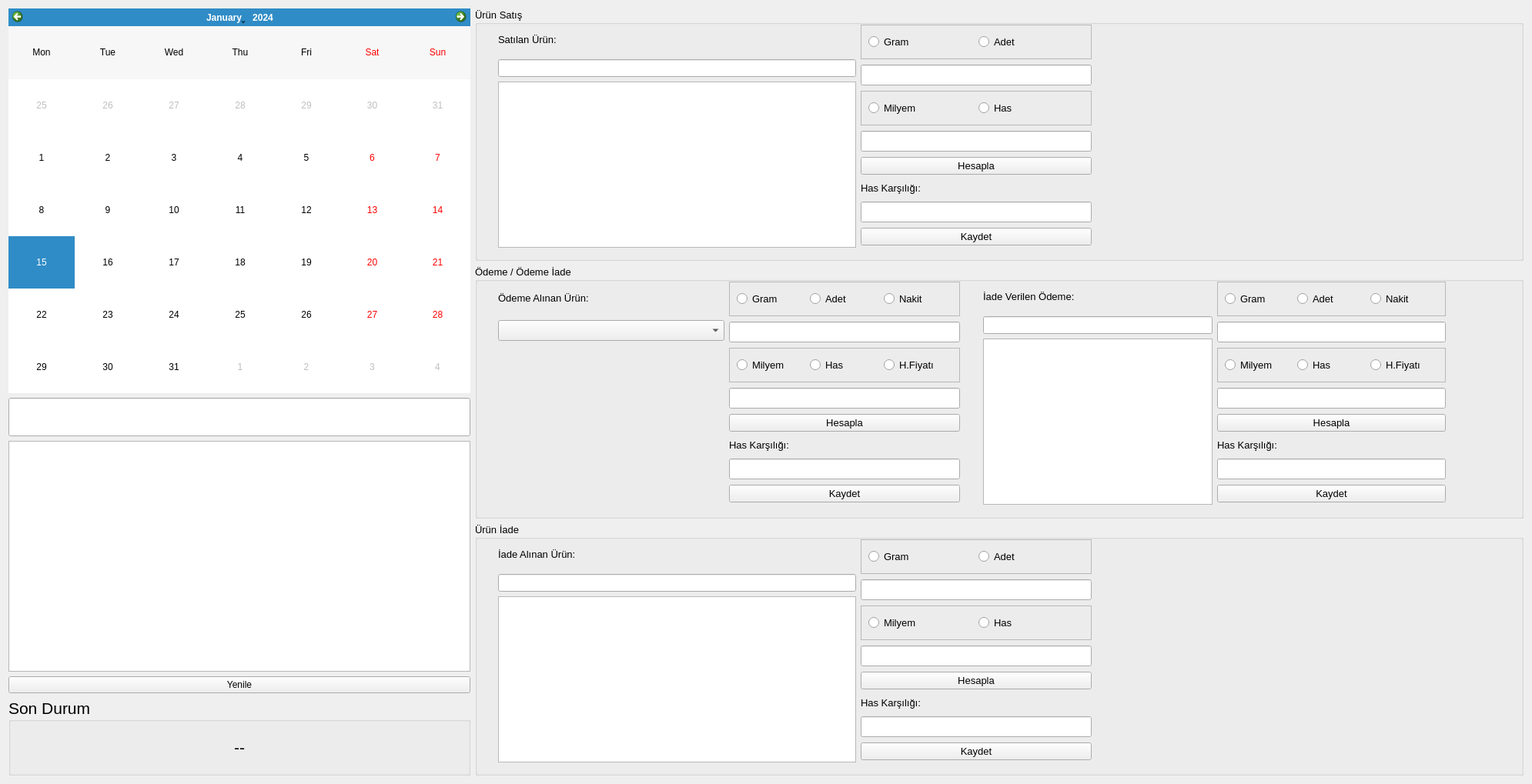
<?xml version="1.0" encoding="UTF-8"?>
<ui version="4.0">
 <class>musteriSatisOdemeIade</class>
 <widget class="QWidget" name="musteriSatisOdemeIade">
  <property name="geometry">
   <rect>
    <x>0</x>
    <y>0</y>
    <width>1990</width>
    <height>1019</height>
   </rect>
  </property>
  <property name="font">
   <font>
    <weight>50</weight>
    <bold>false</bold>
   </font>
  </property>
  <property name="windowTitle">
   <string>Müşteri Ekranı</string>
  </property>
  <layout class="QGridLayout" name="gridLayout">
   <item row="0" column="2" rowspan="5" colspan="2">
    <layout class="QVBoxLayout" name="verticalLayout_2">
     <item>
      <widget class="QGroupBox" name="groupBox">
       <property name="font">
        <font>
         <pointsize>10</pointsize>
        </font>
       </property>
       <property name="title">
        <string>Ürün Satış</string>
       </property>
       <property name="flat">
        <bool>false</bool>
       </property>
       <property name="checkable">
        <bool>false</bool>
       </property>
       <widget class="QWidget" name="layoutWidget_4">
        <property name="geometry">
         <rect>
          <x>30</x>
          <y>20</y>
          <width>771</width>
          <height>301</height>
         </rect>
        </property>
        <layout class="QHBoxLayout" name="horizontalLayout_35">
         <property name="bottomMargin">
          <number>10</number>
         </property>
         <item>
          <layout class="QVBoxLayout" name="verticalLayout_22">
           <item>
            <widget class="QLabel" name="label_34">
             <property name="minimumSize">
              <size>
               <width>0</width>
               <height>40</height>
              </size>
             </property>
             <property name="text">
              <string>Satılan Ürün:</string>
             </property>
            </widget>
           </item>
           <item>
            <widget class="QLineEdit" name="lineEdit">
             <property name="sizePolicy">
              <sizepolicy hsizetype="Expanding" vsizetype="Preferred">
               <horstretch>0</horstretch>
               <verstretch>0</verstretch>
              </sizepolicy>
             </property>
             <property name="minimumSize">
              <size>
               <width>450</width>
               <height>0</height>
              </size>
             </property>
            </widget>
           </item>
           <item>
            <widget class="QTableView" name="tableView">
             <property name="sizePolicy">
              <sizepolicy hsizetype="Expanding" vsizetype="Expanding">
               <horstretch>0</horstretch>
               <verstretch>0</verstretch>
              </sizepolicy>
             </property>
            </widget>
           </item>
          </layout>
         </item>
         <item>
          <layout class="QVBoxLayout" name="verticalLayout_23">
           <item>
            <layout class="QHBoxLayout" name="horizontalLayout_36">
             <item>
              <widget class="QFrame" name="frame_15">
               <property name="maximumSize">
                <size>
                 <width>16777215</width>
                 <height>45</height>
                </size>
               </property>
               <property name="frameShape">
                <enum>QFrame::StyledPanel</enum>
               </property>
               <property name="frameShadow">
                <enum>QFrame::Raised</enum>
               </property>
               <layout class="QHBoxLayout" name="horizontalLayout_37">
                <item>
                 <widget class="QRadioButton" name="radioB_MusteriSatisGram">
                  <property name="text">
                   <string>Gram</string>
                  </property>
                 </widget>
                </item>
                <item>
                 <widget class="QRadioButton" name="radioB_MusteriSatisHas">
                  <property name="text">
                   <string>Adet</string>
                  </property>
                 </widget>
                </item>
               </layout>
              </widget>
             </item>
            </layout>
           </item>
           <item>
            <widget class="QLineEdit" name="line_MusteriSatisGramHas">
             <property name="minimumSize">
              <size>
               <width>294</width>
               <height>0</height>
              </size>
             </property>
             <property name="maximumSize">
              <size>
               <width>300</width>
               <height>27</height>
              </size>
             </property>
            </widget>
           </item>
           <item>
            <layout class="QHBoxLayout" name="horizontalLayout_38">
             <item>
              <widget class="QFrame" name="frame_16">
               <property name="maximumSize">
                <size>
                 <width>16777215</width>
                 <height>45</height>
                </size>
               </property>
               <property name="frameShape">
                <enum>QFrame::StyledPanel</enum>
               </property>
               <property name="frameShadow">
                <enum>QFrame::Raised</enum>
               </property>
               <layout class="QHBoxLayout" name="horizontalLayout_39">
                <item>
                 <widget class="QRadioButton" name="radioB_MusteriSatisMilyem">
                  <property name="text">
                   <string>Milyem</string>
                  </property>
                 </widget>
                </item>
                <item>
                 <widget class="QRadioButton" name="radioB_MusteriSatisAdet">
                  <property name="text">
                   <string>Has</string>
                  </property>
                 </widget>
                </item>
               </layout>
              </widget>
             </item>
            </layout>
           </item>
           <item>
            <widget class="QLineEdit" name="line_MusteriSatisMilyemAdet">
             <property name="minimumSize">
              <size>
               <width>201</width>
               <height>27</height>
              </size>
             </property>
             <property name="maximumSize">
              <size>
               <width>300</width>
               <height>27</height>
              </size>
             </property>
            </widget>
           </item>
           <item>
            <widget class="QPushButton" name="pushB_MusteriSatisHesapla">
             <property name="text">
              <string>Hesapla</string>
             </property>
            </widget>
           </item>
           <item>
            <widget class="QLabel" name="label_35">
             <property name="maximumSize">
              <size>
               <width>209</width>
               <height>21</height>
              </size>
             </property>
             <property name="text">
              <string>Has Karşılığı:</string>
             </property>
            </widget>
           </item>
           <item>
            <widget class="QLineEdit" name="line_MusteriSatisHasKarsiligi">
             <property name="maximumSize">
              <size>
               <width>300</width>
               <height>27</height>
              </size>
             </property>
            </widget>
           </item>
           <item>
            <widget class="QPushButton" name="pushB_MusteriSatisKaydet">
             <property name="text">
              <string>Kaydet</string>
             </property>
            </widget>
           </item>
          </layout>
         </item>
        </layout>
       </widget>
      </widget>
     </item>
     <item>
      <widget class="QGroupBox" name="groupBox_2">
       <property name="font">
        <font>
         <pointsize>10</pointsize>
        </font>
       </property>
       <property name="title">
        <string>Ödeme / Ödeme İade</string>
       </property>
       <widget class="QWidget" name="layoutWidget_3">
        <property name="geometry">
         <rect>
          <x>30</x>
          <y>20</y>
          <width>601</width>
          <height>291</height>
         </rect>
        </property>
        <layout class="QHBoxLayout" name="horizontalLayout_30">
         <item>
          <layout class="QVBoxLayout" name="verticalLayout_20">
           <item>
            <widget class="QLabel" name="label_32">
             <property name="minimumSize">
              <size>
               <width>0</width>
               <height>45</height>
              </size>
             </property>
             <property name="text">
              <string>Ödeme Alınan Ürün:</string>
             </property>
            </widget>
           </item>
           <item>
            <widget class="QComboBox" name="comboB_MusteriOdemeUrunu">
             <property name="minimumSize">
              <size>
               <width>294</width>
               <height>27</height>
              </size>
             </property>
             <property name="maximumSize">
              <size>
               <width>209</width>
               <height>27</height>
              </size>
             </property>
            </widget>
           </item>
           <item>
            <spacer name="verticalSpacer_9">
             <property name="orientation">
              <enum>Qt::Vertical</enum>
             </property>
             <property name="sizeHint" stdset="0">
              <size>
               <width>20</width>
               <height>40</height>
              </size>
             </property>
            </spacer>
           </item>
          </layout>
         </item>
         <item>
          <layout class="QVBoxLayout" name="verticalLayout_21">
           <item>
            <layout class="QHBoxLayout" name="horizontalLayout_31">
             <item>
              <widget class="QFrame" name="frame_13">
               <property name="maximumSize">
                <size>
                 <width>16777215</width>
                 <height>45</height>
                </size>
               </property>
               <property name="frameShape">
                <enum>QFrame::StyledPanel</enum>
               </property>
               <property name="frameShadow">
                <enum>QFrame::Raised</enum>
               </property>
               <layout class="QHBoxLayout" name="horizontalLayout_32">
                <item>
                 <widget class="QRadioButton" name="radioB_MusteriOdemeGram">
                  <property name="text">
                   <string>Gram</string>
                  </property>
                 </widget>
                </item>
                <item>
                 <widget class="QRadioButton" name="radioB_MusteriOdemeHas">
                  <property name="text">
                   <string>Adet</string>
                  </property>
                 </widget>
                </item>
                <item>
                 <widget class="QRadioButton" name="radioB_MusteriOdemeNakit">
                  <property name="text">
                   <string>Nakit</string>
                  </property>
                 </widget>
                </item>
               </layout>
              </widget>
             </item>
            </layout>
           </item>
           <item>
            <widget class="QLineEdit" name="line_MusteriOdemeGramHasNakit">
             <property name="minimumSize">
              <size>
               <width>294</width>
               <height>0</height>
              </size>
             </property>
             <property name="maximumSize">
              <size>
               <width>300</width>
               <height>27</height>
              </size>
             </property>
            </widget>
           </item>
           <item>
            <layout class="QHBoxLayout" name="horizontalLayout_33">
             <item>
              <widget class="QFrame" name="frame_14">
               <property name="maximumSize">
                <size>
                 <width>16777215</width>
                 <height>45</height>
                </size>
               </property>
               <property name="frameShape">
                <enum>QFrame::StyledPanel</enum>
               </property>
               <property name="frameShadow">
                <enum>QFrame::Raised</enum>
               </property>
               <layout class="QHBoxLayout" name="horizontalLayout_34">
                <item>
                 <widget class="QRadioButton" name="radioB_MusteriOdemeMilyem">
                  <property name="text">
                   <string>Milyem</string>
                  </property>
                 </widget>
                </item>
                <item>
                 <widget class="QRadioButton" name="radioB_MusteriOdemeAdet">
                  <property name="text">
                   <string>Has</string>
                  </property>
                 </widget>
                </item>
                <item>
                 <widget class="QRadioButton" name="radioB_MusteriOdemeHFiyati">
                  <property name="text">
                   <string>H.Fiyatı</string>
                  </property>
                 </widget>
                </item>
               </layout>
              </widget>
             </item>
            </layout>
           </item>
           <item>
            <widget class="QLineEdit" name="line_MusteriOdemeMilyemAdetHFiyati">
             <property name="minimumSize">
              <size>
               <width>201</width>
               <height>27</height>
              </size>
             </property>
             <property name="maximumSize">
              <size>
               <width>300</width>
               <height>27</height>
              </size>
             </property>
            </widget>
           </item>
           <item>
            <widget class="QPushButton" name="pushB_MusteriOdemeHesapla">
             <property name="text">
              <string>Hesapla</string>
             </property>
            </widget>
           </item>
           <item>
            <widget class="QLabel" name="label_33">
             <property name="maximumSize">
              <size>
               <width>209</width>
               <height>21</height>
              </size>
             </property>
             <property name="text">
              <string>Has Karşılığı:</string>
             </property>
            </widget>
           </item>
           <item>
            <widget class="QLineEdit" name="line_MusteriOdemeHasKarsiligi">
             <property name="maximumSize">
              <size>
               <width>300</width>
               <height>27</height>
              </size>
             </property>
            </widget>
           </item>
           <item>
            <widget class="QPushButton" name="pushB_MusteriOdemeKaydet">
             <property name="text">
              <string>Kaydet</string>
             </property>
            </widget>
           </item>
          </layout>
         </item>
        </layout>
       </widget>
       <widget class="QWidget" name="layoutWidget_5">
        <property name="geometry">
         <rect>
          <x>660</x>
          <y>20</y>
          <width>601</width>
          <height>291</height>
         </rect>
        </property>
        <layout class="QHBoxLayout" name="horizontalLayout_40">
         <item>
          <layout class="QVBoxLayout" name="verticalLayout_24">
           <item>
            <widget class="QLabel" name="label_36">
             <property name="minimumSize">
              <size>
               <width>0</width>
               <height>40</height>
              </size>
             </property>
             <property name="text">
              <string>İade Verilen Ödeme:</string>
             </property>
            </widget>
           </item>
           <item>
            <widget class="QLineEdit" name="lineEdit_3"/>
           </item>
           <item>
            <widget class="QTableView" name="tableView_3"/>
           </item>
          </layout>
         </item>
         <item>
          <layout class="QVBoxLayout" name="verticalLayout_25">
           <item>
            <layout class="QHBoxLayout" name="horizontalLayout_41">
             <item>
              <widget class="QFrame" name="frame_17">
               <property name="maximumSize">
                <size>
                 <width>16777215</width>
                 <height>45</height>
                </size>
               </property>
               <property name="frameShape">
                <enum>QFrame::StyledPanel</enum>
               </property>
               <property name="frameShadow">
                <enum>QFrame::Raised</enum>
               </property>
               <layout class="QHBoxLayout" name="horizontalLayout_42">
                <item>
                 <widget class="QRadioButton" name="radioB_MusteriIadeOdemeGram">
                  <property name="text">
                   <string>Gram</string>
                  </property>
                 </widget>
                </item>
                <item>
                 <widget class="QRadioButton" name="radioB_MusteriIadeOdemeHas">
                  <property name="text">
                   <string>Adet</string>
                  </property>
                 </widget>
                </item>
                <item>
                 <widget class="QRadioButton" name="radioB_MusteriIadeOdemeNakit">
                  <property name="text">
                   <string>Nakit</string>
                  </property>
                 </widget>
                </item>
               </layout>
              </widget>
             </item>
            </layout>
           </item>
           <item>
            <widget class="QLineEdit" name="line_MusteriIadeOdemeGramHasNakit">
             <property name="minimumSize">
              <size>
               <width>294</width>
               <height>0</height>
              </size>
             </property>
             <property name="maximumSize">
              <size>
               <width>300</width>
               <height>27</height>
              </size>
             </property>
            </widget>
           </item>
           <item>
            <layout class="QHBoxLayout" name="horizontalLayout_43">
             <item>
              <widget class="QFrame" name="frame_18">
               <property name="maximumSize">
                <size>
                 <width>16777215</width>
                 <height>45</height>
                </size>
               </property>
               <property name="frameShape">
                <enum>QFrame::StyledPanel</enum>
               </property>
               <property name="frameShadow">
                <enum>QFrame::Raised</enum>
               </property>
               <layout class="QHBoxLayout" name="horizontalLayout_44">
                <item>
                 <widget class="QRadioButton" name="radioB_MusteriIadeOdemeMilyem">
                  <property name="text">
                   <string>Milyem</string>
                  </property>
                 </widget>
                </item>
                <item>
                 <widget class="QRadioButton" name="radioB_MusteriIadeOdemeAdet">
                  <property name="text">
                   <string>Has</string>
                  </property>
                 </widget>
                </item>
                <item>
                 <widget class="QRadioButton" name="radioB_MusteriIadeOdemeHFiyati">
                  <property name="text">
                   <string>H.Fiyatı</string>
                  </property>
                 </widget>
                </item>
               </layout>
              </widget>
             </item>
            </layout>
           </item>
           <item>
            <widget class="QLineEdit" name="line_MusteriIadeOdemeMilyemAdetHFiyati">
             <property name="minimumSize">
              <size>
               <width>201</width>
               <height>27</height>
              </size>
             </property>
             <property name="maximumSize">
              <size>
               <width>300</width>
               <height>27</height>
              </size>
             </property>
            </widget>
           </item>
           <item>
            <widget class="QPushButton" name="pushB_MusteriIadeOdemeHesapla">
             <property name="text">
              <string>Hesapla</string>
             </property>
            </widget>
           </item>
           <item>
            <widget class="QLabel" name="label_37">
             <property name="maximumSize">
              <size>
               <width>209</width>
               <height>21</height>
              </size>
             </property>
             <property name="text">
              <string>Has Karşılığı:</string>
             </property>
            </widget>
           </item>
           <item>
            <widget class="QLineEdit" name="line_MusteriIadeOdemeHasKarsiligi">
             <property name="maximumSize">
              <size>
               <width>300</width>
               <height>27</height>
              </size>
             </property>
            </widget>
           </item>
           <item>
            <widget class="QPushButton" name="pushB_MusteriIadeOdemeKaydet">
             <property name="text">
              <string>Kaydet</string>
             </property>
            </widget>
           </item>
          </layout>
         </item>
        </layout>
       </widget>
      </widget>
     </item>
     <item>
      <widget class="QGroupBox" name="groupBox_3">
       <property name="font">
        <font>
         <pointsize>10</pointsize>
        </font>
       </property>
       <property name="title">
        <string>Ürün İade</string>
       </property>
       <widget class="QWidget" name="layoutWidget_2">
        <property name="geometry">
         <rect>
          <x>30</x>
          <y>20</y>
          <width>771</width>
          <height>291</height>
         </rect>
        </property>
        <layout class="QHBoxLayout" name="horizontalLayout_25">
         <item>
          <layout class="QVBoxLayout" name="verticalLayout_18">
           <item>
            <widget class="QLabel" name="label_30">
             <property name="minimumSize">
              <size>
               <width>0</width>
               <height>40</height>
              </size>
             </property>
             <property name="text">
              <string>İade Alınan Ürün:</string>
             </property>
            </widget>
           </item>
           <item>
            <widget class="QLineEdit" name="lineEdit_2">
             <property name="sizePolicy">
              <sizepolicy hsizetype="Expanding" vsizetype="Preferred">
               <horstretch>0</horstretch>
               <verstretch>0</verstretch>
              </sizepolicy>
             </property>
             <property name="minimumSize">
              <size>
               <width>450</width>
               <height>0</height>
              </size>
             </property>
            </widget>
           </item>
           <item>
            <widget class="QTableView" name="tableView_2"/>
           </item>
          </layout>
         </item>
         <item>
          <layout class="QVBoxLayout" name="verticalLayout_19">
           <item>
            <layout class="QHBoxLayout" name="horizontalLayout_26">
             <item>
              <widget class="QFrame" name="frame_11">
               <property name="maximumSize">
                <size>
                 <width>16777215</width>
                 <height>45</height>
                </size>
               </property>
               <property name="frameShape">
                <enum>QFrame::StyledPanel</enum>
               </property>
               <property name="frameShadow">
                <enum>QFrame::Raised</enum>
               </property>
               <layout class="QHBoxLayout" name="horizontalLayout_27">
                <item>
                 <widget class="QRadioButton" name="radioB_MusteriIadeGram">
                  <property name="text">
                   <string>Gram</string>
                  </property>
                 </widget>
                </item>
                <item>
                 <widget class="QRadioButton" name="radioB_MusteriIadeHas">
                  <property name="text">
                   <string>Adet</string>
                  </property>
                 </widget>
                </item>
               </layout>
              </widget>
             </item>
            </layout>
           </item>
           <item>
            <widget class="QLineEdit" name="line_MusteriIadeGramHas">
             <property name="minimumSize">
              <size>
               <width>294</width>
               <height>0</height>
              </size>
             </property>
             <property name="maximumSize">
              <size>
               <width>300</width>
               <height>27</height>
              </size>
             </property>
            </widget>
           </item>
           <item>
            <layout class="QHBoxLayout" name="horizontalLayout_28">
             <item>
              <widget class="QFrame" name="frame_12">
               <property name="maximumSize">
                <size>
                 <width>16777215</width>
                 <height>45</height>
                </size>
               </property>
               <property name="frameShape">
                <enum>QFrame::StyledPanel</enum>
               </property>
               <property name="frameShadow">
                <enum>QFrame::Raised</enum>
               </property>
               <layout class="QHBoxLayout" name="horizontalLayout_29">
                <item>
                 <widget class="QRadioButton" name="radioB_MusteriIadeMilyem">
                  <property name="text">
                   <string>Milyem</string>
                  </property>
                 </widget>
                </item>
                <item>
                 <widget class="QRadioButton" name="radioB_MusteriIadeAdet">
                  <property name="text">
                   <string>Has</string>
                  </property>
                 </widget>
                </item>
               </layout>
              </widget>
             </item>
            </layout>
           </item>
           <item>
            <widget class="QLineEdit" name="line_MusteriIadeMilyemAdet">
             <property name="minimumSize">
              <size>
               <width>201</width>
               <height>27</height>
              </size>
             </property>
             <property name="maximumSize">
              <size>
               <width>300</width>
               <height>27</height>
              </size>
             </property>
            </widget>
           </item>
           <item>
            <widget class="QPushButton" name="pushB_MusteriIadeHesapla">
             <property name="text">
              <string>Hesapla</string>
             </property>
            </widget>
           </item>
           <item>
            <widget class="QLabel" name="label_31">
             <property name="maximumSize">
              <size>
               <width>209</width>
               <height>21</height>
              </size>
             </property>
             <property name="text">
              <string>Has Karşılığı:</string>
             </property>
            </widget>
           </item>
           <item>
            <widget class="QLineEdit" name="line_MusteriIadeHasKarsiligi">
             <property name="maximumSize">
              <size>
               <width>300</width>
               <height>27</height>
              </size>
             </property>
            </widget>
           </item>
           <item>
            <widget class="QPushButton" name="pushB_MusteriIadeKaydet">
             <property name="text">
              <string>Kaydet</string>
             </property>
            </widget>
           </item>
          </layout>
         </item>
        </layout>
       </widget>
      </widget>
     </item>
    </layout>
   </item>
   <item row="4" column="1">
    <widget class="QGroupBox" name="groupBox_4">
     <property name="maximumSize">
      <size>
       <width>600</width>
       <height>16777215</height>
      </size>
     </property>
     <property name="font">
      <font>
       <pointsize>16</pointsize>
      </font>
     </property>
     <property name="title">
      <string>Son Durum</string>
     </property>
     <layout class="QGridLayout" name="gridLayout_2">
      <item row="0" column="0" rowspan="2">
       <widget class="QLabel" name="label__MusteriSonDurum">
        <property name="text">
         <string>--</string>
        </property>
        <property name="alignment">
         <set>Qt::AlignCenter</set>
        </property>
       </widget>
      </item>
     </layout>
    </widget>
   </item>
   <item row="2" column="1">
    <widget class="QTableView" name="tableView_Musteriler">
     <property name="maximumSize">
      <size>
       <width>600</width>
       <height>300</height>
      </size>
     </property>
     <property name="font">
      <font>
       <pointsize>10</pointsize>
      </font>
     </property>
     <property name="sortingEnabled">
      <bool>true</bool>
     </property>
    </widget>
   </item>
   <item row="0" column="1">
    <widget class="QCalendarWidget" name="calendarWidget_Takvim">
     <property name="maximumSize">
      <size>
       <width>600</width>
       <height>500</height>
      </size>
     </property>
     <property name="verticalHeaderFormat">
      <enum>QCalendarWidget::NoVerticalHeader</enum>
     </property>
    </widget>
   </item>
   <item row="1" column="1">
    <widget class="QLineEdit" name="lineEdit_Arama">
     <property name="minimumSize">
      <size>
       <width>0</width>
       <height>40</height>
      </size>
     </property>
     <property name="maximumSize">
      <size>
       <width>600</width>
       <height>50</height>
      </size>
     </property>
     <property name="font">
      <font>
       <pointsize>10</pointsize>
      </font>
     </property>
    </widget>
   </item>
   <item row="3" column="1">
    <widget class="QPushButton" name="pushButtonYenile">
     <property name="text">
      <string>Yenile</string>
     </property>
    </widget>
   </item>
  </layout>
 </widget>
 <resources/>
 <connections/>
</ui>
